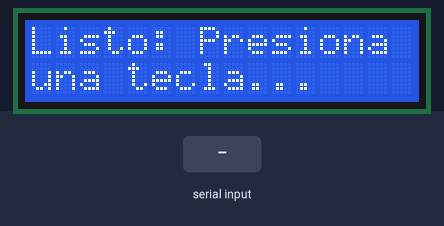
Recording of a sketch running on a simulated Arduino Uno, built with avr-gcc and run on an emulated ATmega328P. Parts: 16×2 character LCD. Inputs (shaded band) come from the test bench.

Above: at 1.2 s.
1.3 s: "1" received over Serial
At 2.5 s:
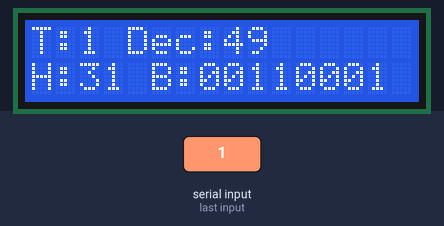
2.8 s: "0" received over Serial
At 3.8 s:
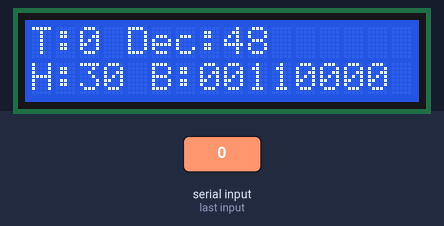
4.3 s: "2" received over Serial
At 5.0 s:
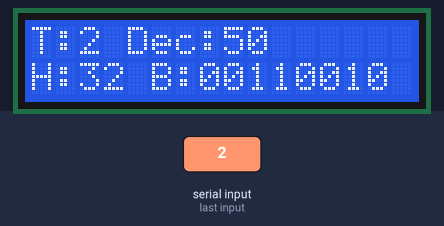
Timing chart, 0 to 7.3 s (numbered marks = the images above; inputs shaded):
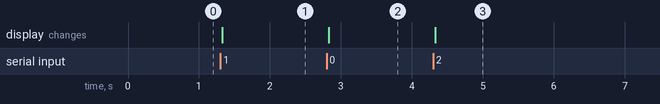

The sketch:

firmware.ino
```cpp
#include <LiquidCrystal.h>


#include <Wire.h>
#include <LiquidCrystal_I2C.h>

// Dirección I2C común: 0x27 o 0x3F para pantallas 16x2
LiquidCrystal_I2C lcd(0x27, 16, 2);

// Tiempo mínimo (ms) que se muestra cada tecla antes de pasar a la siguiente
const unsigned long TIEMPO_POR_TECLA = 1000;

// FIFO circular: guarda las teclas que llegan mientras otra se está mostrando
const int TAMANO_FIFO = 64;
char fifo[TAMANO_FIFO];
int inicio = 0;    // posición de la tecla más vieja
int cantidad = 0;  // teclas en espera
unsigned long ultimaMostrada = 0;

void setup() {
  Serial.begin(9600);
  lcd.init();
  lcd.backlight();
  lcd.setCursor(0, 0);
  lcd.print("Listo: Presiona");
  lcd.setCursor(0, 1);
  lcd.print("una tecla...");
}

void loop() {
  // Polling: en cada vuelta se revisa el serial y lo que llegó se forma al final de la FIFO
  while (Serial.available() > 0) {
    char tecla = Serial.read();
    if (cantidad < TAMANO_FIFO) {
      fifo[(inicio + cantidad) % TAMANO_FIFO] = tecla;
      cantidad++;
    }  // si la FIFO está llena, la tecla se descarta
  }

  // Cuando la tecla en pantalla cumplió su tiempo, se saca la más vieja de la FIFO
  if (cantidad > 0 && millis() - ultimaMostrada >= TIEMPO_POR_TECLA) {
    char tecla = fifo[inicio];
    inicio = (inicio + 1) % TAMANO_FIFO;
    cantidad--;
    mostrar(tecla);
    ultimaMostrada = millis();
  }
}

void mostrar(char tecla) {
  lcd.clear();

  // Fila 0: Muestra la tecla y el valor decimal (ej: "T:9 Dec:57")
  lcd.setCursor(0, 0);
  lcd.print("T:");
  lcd.print(tecla);
  lcd.print(" Dec:");
  lcd.print((int)tecla);

  // Fila 1: Muestra Hex y Binario ajustado a 8 bits (ej: "H:39 B:00111001")
  lcd.setCursor(0, 1);
  lcd.print("H:");
  lcd.print(tecla, HEX);
  lcd.print(" B:");

  // Imprimimos el binario rellenando con ceros a la izquierda para completar 8 bits
  byte val = (byte)tecla;
  for (int i = 7; i >= 0; i--) {
    lcd.print((val >> i) & 1);
  }
}
```

Measured:
- after the input at 1.3 s, the display: changes at once (image 1)
- after the input at 2.8 s, the display: changes at once (image 2)
- after the input at 4.3 s, the display: changes at once (image 3)
